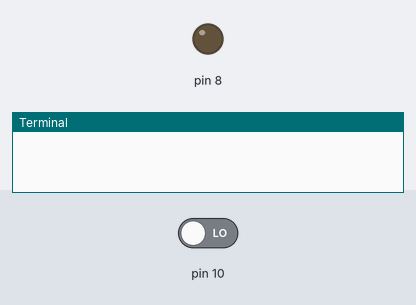
Recording of a program running on a simulated Raspberry Pi (header pin numbers). Parts: output pins drawn as LEDs (lit = HIGH), the last lines printed to the terminal. Inputs (shaded band) come from the test bench; at power-on: pin 10 LOW.

Above: at 1.2 s.
1.3 s: pin 10 driven HIGH
At 2.1 s:
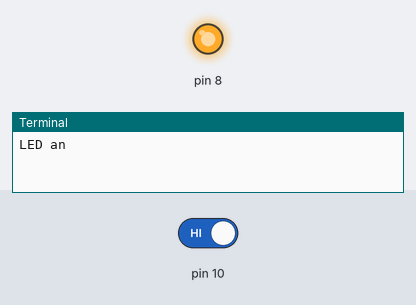
2.8 s: pin 10 driven LOW
At 3.2 s:
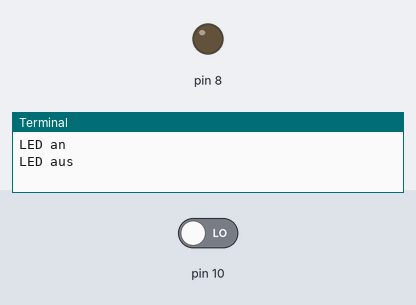
Timing chart, 0 to 5.8 s (numbered marks = the images above; inputs shaded):
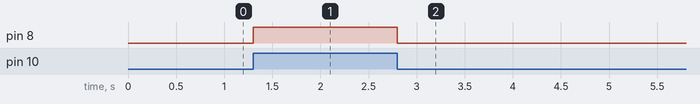

Measured:
- after the input at 1.3 s, pin 8: LOW → HIGH at once
- after the input at 2.8 s, pin 8: HIGH → LOW at once

The program:

mintaster.py
```python
import RPi.GPIO as GPIO
from time import sleep
GPIO.setmode(GPIO.BOARD)
GPIO.setup(8, GPIO.OUT)
GPIO.setup(10, GPIO.IN)

zustand = False

try:
    while True:
        if GPIO.input(10) != zustand:
            GPIO.output(8, not(zustand))
            zustand = not(zustand)
            if zustand:
                print("LED an")
            else:
                print("LED aus")
        sleep(0.1)
finally:
    GPIO.cleanup()
```
